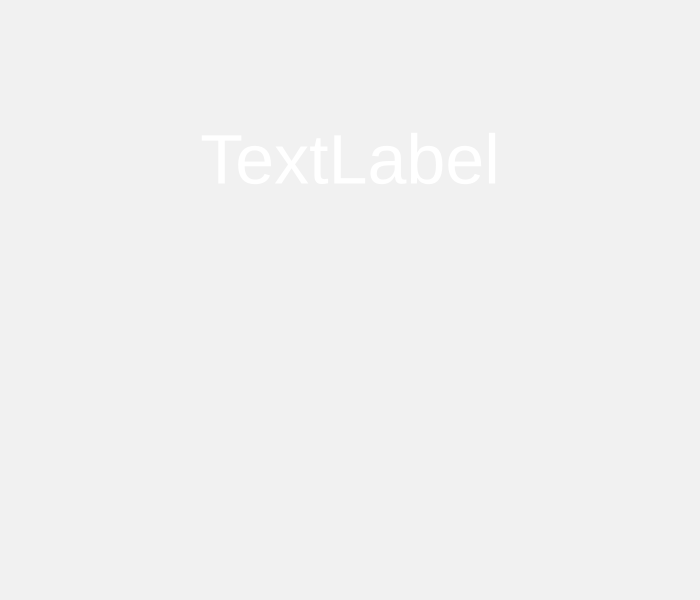
<?xml version="1.0" encoding="UTF-8"?>
<ui version="4.0">
 <class>BookPage</class>
 <widget class="QWidget" name="BookPage">
  <property name="geometry">
   <rect>
    <x>0</x>
    <y>0</y>
    <width>700</width>
    <height>600</height>
   </rect>
  </property>
  <property name="minimumSize">
   <size>
    <width>500</width>
    <height>600</height>
   </size>
  </property>
  <property name="windowTitle">
   <string>Form</string>
  </property>
  <property name="styleSheet">
   <string notr="true">background-color: rgb(241, 241, 241);</string>
  </property>
  <layout class="QVBoxLayout" name="verticalLayout">
   <property name="spacing">
    <number>0</number>
   </property>
   <property name="leftMargin">
    <number>0</number>
   </property>
   <property name="topMargin">
    <number>0</number>
   </property>
   <property name="rightMargin">
    <number>0</number>
   </property>
   <property name="bottomMargin">
    <number>0</number>
   </property>
   <item>
    <widget class="QWidget" name="widget_2" native="true">
     <layout class="QHBoxLayout" name="horizontalLayout_2">
      <item>
       <widget class="QWidget" name="bckg" native="true">
        <property name="minimumSize">
         <size>
          <width>400</width>
          <height>300</height>
         </size>
        </property>
        <property name="maximumSize">
         <size>
          <width>16777215</width>
          <height>300</height>
         </size>
        </property>
        <property name="styleSheet">
         <string notr="true">background-position: center; background-origin: content;</string>
        </property>
        <layout class="QVBoxLayout" name="verticalLayout_2">
         <item>
          <widget class="QLabel" name="Title">
           <property name="styleSheet">
            <string notr="true">border-image: url(); background-image: url(); background-color: #00000000; color: white; font-size: 70px;</string>
           </property>
           <property name="text">
            <string>TextLabel</string>
           </property>
           <property name="alignment">
            <set>Qt::AlignCenter</set>
           </property>
          </widget>
         </item>
        </layout>
       </widget>
      </item>
     </layout>
    </widget>
   </item>
   <item>
    <spacer name="horizontalSpacer_3">
     <property name="orientation">
      <enum>Qt::Horizontal</enum>
     </property>
     <property name="sizeHint" stdset="0">
      <size>
       <width>0</width>
       <height>0</height>
      </size>
     </property>
    </spacer>
   </item>
   <item>
    <widget class="QWidget" name="widget_3" native="true">
     <property name="styleSheet">
      <string notr="true"/>
     </property>
     <layout class="QHBoxLayout" name="horizontalLayout">
      <property name="spacing">
       <number>0</number>
      </property>
      <property name="leftMargin">
       <number>5</number>
      </property>
      <property name="topMargin">
       <number>5</number>
      </property>
      <property name="rightMargin">
       <number>5</number>
      </property>
      <property name="bottomMargin">
       <number>5</number>
      </property>
     </layout>
    </widget>
   </item>
  </layout>
 </widget>
 <resources/>
 <connections/>
</ui>
